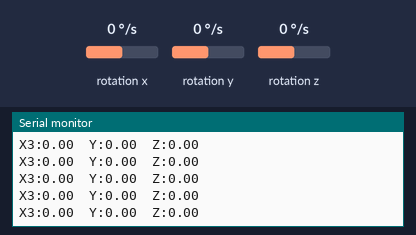
A sketch run on a simulated Arduino Uno, built with avr-gcc and run on an emulated ATmega328P. Shown: the last lines printed to the serial monitor. Wiring (inferred from the names in the program): ITG-3200 gyroscope at I2C address 0x69. Inputs (shaded band) come from the test bench; at power-on: rotation x 0 °/s, rotation y 0 °/s, rotation z 0 °/s.

Above: at 10.1 s.
10.2 s: rotation x set to -192 °/s
At 10.9 s:
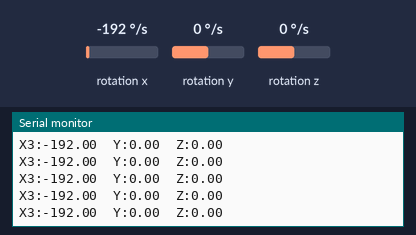
13.2 s: rotation y set to 10 °/s
At 14.0 s:
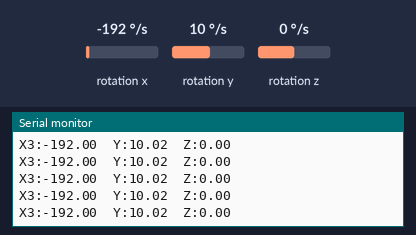
16.2 s: rotation z set to 100 °/s
At 16.9 s:
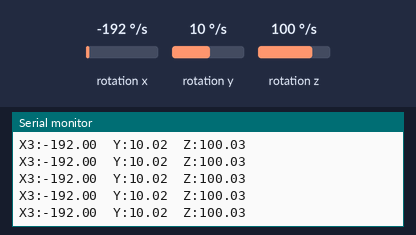
19.2 s: rotation x set to 10 °/s
At 20.1 s:
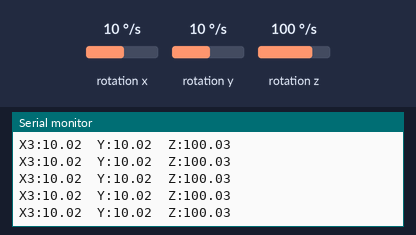
Timing chart, 0 to 22.2 s (numbered marks = the images above; inputs shaded):
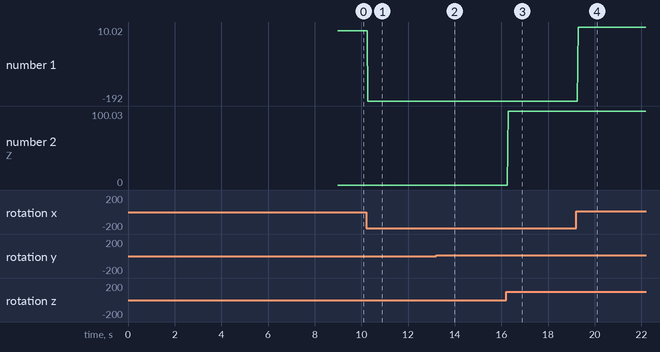

The sketch:

ITG3200_test.ino
```cpp
// (licence header left out)
#include <Wire.h>
#include "ITG3200.h"

ITG3200 gyro = ITG3200();
float  x,y,z;
int ix, iy, iz;

void setup(void) {
  Serial.begin(9600);
  Wire.begin();      // if experiencing gyro problems/crashes while reading XYZ values
                     // please read class constructor comments for further info.
  delay(1000);
  // Use ITG3200_ADDR_AD0_HIGH or ITG3200_ADDR_AD0_LOW as the ITG3200 address
  // depending on how AD0 is connected on your breakout board, check its schematics for details
  gyro.init(ITG3200_ADDR_AD0_HIGH);

  Serial.print("zeroCalibrating...");
  gyro.zeroCalibrate(2500, 2);
  Serial.println("done.");
}

void loop(void) {
    while (gyro.isRawDataReady()) {
    /*
    // Reads uncalibrated raw values from the sensor
    gyro.readGyroRaw(&ix,&iy,&iz);
    Serial.print("X1:");
    Serial.print(ix);
    Serial.print("  Y:");
    Serial.print(iy);
    Serial.print("  Z:");
    Serial.println(iz);
    */

    /*
    // Reads calibrated raw values from the sensor
    gyro.readGyroRawCal(&ix,&iy,&iz);
    Serial.print("X2:");
    Serial.print(ix);
    Serial.print("  Y:");
    Serial.print(iy);
    Serial.print("  Z:");
    Serial.println(iz);
    */

    // Reads calibrated values in deg/sec
    gyro.readGyro(&x,&y,&z);
    Serial.print("X3:");
    Serial.print(x);
    Serial.print("  Y:");
    Serial.print(y);
    Serial.print("  Z:");
    Serial.println(z);
  }
}
```

ITG3200.cpp
```cpp
// (licence header left out)
/****************************************************************************
* Tested on Arduino Mega with ITG-3200 Breakout                             *
* SCL     -> pin 21     (no pull up resistors)                              *
* SDA     -> pin 20     (no pull up resistors)                              *
* CLK & GND -> pin GND                                                      *
* INT       -> not connected  (but can be used)                             *
* VIO & VDD -> pin 3.3V                                                     *
*****************************************************************************/
#include "ITG3200.h"
#include <Wire.h>

ITG3200::ITG3200() {
  setOffsets(0,0,0);
  setScaleFactor(1.0, 1.0, 1.0, false);  // true to change readGyro output to radians
  //Wire.begin();       //Normally this code is called from setup() at user code
                        //but some people reported that joining I2C bus earlier
                        //apparently solved problems with master/slave conditions.
                        //Uncomment if needed.
}

void ITG3200::init(unsigned int  address) {
  // Uncomment or change your default ITG3200 initialization

  // fast sample rate - divisor = 0 filter = 0 clocksrc = 0, 1, 2, or 3  (raw values)
  init(address, NOSRDIVIDER, RANGE2000, BW256_SR8, PLL_XGYRO_REF, true, true);

  // slow sample rate - divisor = 0  filter = 1,2,3,4,5, or 6  clocksrc = 0, 1, 2, or 3  (raw values)
  //init(NOSRDIVIDER, RANGE2000, BW010_SR1, INTERNALOSC, true, true);

  // fast sample rate 32Khz external clock - divisor = 0  filter = 0  clocksrc = 4  (raw values)
  //init(NOSRDIVIDER, RANGE2000, BW256_SR8, PLL_EXTERNAL32, true, true);

  // slow sample rate 32Khz external clock - divisor = 0  filter = 1,2,3,4,5, or 6  clocksrc = 4  (raw values)
  //init(NOSRDIVIDER, RANGE2000, BW010_SR1, PLL_EXTERNAL32, true, true);
}

void ITG3200::init(unsigned int address, byte _SRateDiv, byte _Range, byte _filterBW, byte _ClockSrc, bool _ITGReady, bool _INTRawDataReady) {
  _dev_address = address;
  setSampleRateDiv(_SRateDiv);
  setFSRange(_Range);
  setFilterBW(_filterBW);
  setClockSource(_ClockSrc);
  setITGReady(_ITGReady);
  setRawDataReady(_INTRawDataReady);
  delay(GYROSTART_UP_DELAY);  // startup
}

byte ITG3200::getDevAddr() {
  /*readmem(WHO_AM_I, 1, &_buff[0]);
  return _buff[0];  */
  return _dev_address;
}

void ITG3200::setDevAddr(unsigned int  _addr) {
  writemem(WHO_AM_I, _addr);
  _dev_address = _addr;
}

byte ITG3200::getSampleRateDiv() {
  readmem(SMPLRT_DIV, 1, &_buff[0]);
  return _buff[0];
}

void ITG3200::setSampleRateDiv(byte _SampleRate) {
  writemem(SMPLRT_DIV, _SampleRate);
}

byte ITG3200::getFSRange() {
  readmem(DLPF_FS, 1, &_buff[0]);
  return ((_buff[0] & DLPFFS_FS_SEL) >> 3);
}

void ITG3200::setFSRange(byte _Range) {
  readmem(DLPF_FS, 1, &_buff[0]);
  writemem(DLPF_FS, ((_buff[0] & ~DLPFFS_FS_SEL) | (_Range << 3)) );
}

byte ITG3200::getFilterBW() {
  readmem(DLPF_FS, 1, &_buff[0]);
  return (_buff[0] & DLPFFS_DLPF_CFG);
}

void ITG3200::setFilterBW(byte _BW) {
  readmem(DLPF_FS, 1, &_buff[0]);
  writemem(DLPF_FS, ((_buff[0] & ~DLPFFS_DLPF_CFG) | _BW));
}

bool ITG3200::isINTActiveOnLow() {
  readmem(INT_CFG, 1, &_buff[0]);
  return ((_buff[0] & INTCFG_ACTL) >> 7);
}

void ITG3200::setINTLogiclvl(bool _State) {
  readmem(INT_CFG, 1, &_buff[0]);
  writemem(INT_CFG, ((_buff[0] & ~INTCFG_ACTL) | (_State << 7)));
}

bool ITG3200::isINTOpenDrain() {
  readmem(INT_CFG, 1, &_buff[0]);
  return ((_buff[0] & INTCFG_OPEN) >> 6);
}

void ITG3200::setINTDriveType(bool _State) {
  readmem(INT_CFG, 1, &_buff[0]);
  writemem(INT_CFG, ((_buff[0] & ~INTCFG_OPEN) | _State << 6));
}

bool ITG3200::isLatchUntilCleared() {
  readmem(INT_CFG, 1, &_buff[0]);
  return ((_buff[0] & INTCFG_LATCH_INT_EN) >> 5);
}

void ITG3200::setLatchMode(bool _State) {
  readmem(INT_CFG, 1, &_buff[0]);
  writemem(INT_CFG, ((_buff[0] & ~INTCFG_LATCH_INT_EN) | _State << 5));
}

bool ITG3200::isAnyRegClrMode() {
  readmem(INT_CFG, 1, &_buff[0]);
  return ((_buff[0] & INTCFG_INT_ANYRD_2CLEAR) >> 4);
}

void ITG3200::setLatchClearMode(bool _State) {
  readmem(INT_CFG, 1, &_buff[0]);
  writemem(INT_CFG, ((_buff[0] & ~INTCFG_INT_ANYRD_2CLEAR) | _State << 4));
}

bool ITG3200::isITGReadyOn() {
  readmem(INT_CFG, 1, &_buff[0]);
  return ((_buff[0] & INTCFG_ITG_RDY_EN) >> 2);
}

void ITG3200::setITGReady(bool _State) {
  readmem(INT_CFG, 1, &_buff[0]);
  writemem(INT_CFG, ((_buff[0] & ~INTCFG_ITG_RDY_EN) | _State << 2));
}

bool ITG3200::isRawDataReadyOn() {
  readmem(INT_CFG, 1, &_buff[0]);
  return (_buff[0] & INTCFG_RAW_RDY_EN);
}

void ITG3200::setRawDataReady(bool _State) {
  readmem(INT_CFG, 1, &_buff[0]);
  writemem(INT_CFG, ((_buff[0] & ~INTCFG_RAW_RDY_EN) | _State));
}

bool ITG3200::isITGReady() {
  readmem(INT_STATUS, 1, &_buff[0]);
  return ((_buff[0] & INTSTATUS_ITG_RDY) >> 2);
}

bool ITG3200::isRawDataReady() {
  readmem(INT_STATUS, 1, &_buff[0]);
  return (_buff[0] & INTSTATUS_RAW_DATA_RDY);
}

void ITG3200::readTemp(float *_Temp) {
  readmem(TEMP_OUT,2,_buff);
  *_Temp = 35 + ((_buff[0] << 8 | _buff[1]) + 13200) / 280.0;    // F=C*9/5+32
}

void ITG3200::readGyroRaw( int *_GyroX, int *_GyroY, int *_GyroZ){
  readmem(GYRO_XOUT, 6, _buff);
  *_GyroX = _buff[0] << 8 | _buff[1];
  *_GyroY = _buff[2] << 8 | _buff[3];
  *_GyroZ = _buff[4] << 8 | _buff[5];
}

void ITG3200::readGyroRaw( int *_GyroXYZ){
  readGyroRaw(_GyroXYZ, _GyroXYZ+1, _GyroXYZ+2);
}

void ITG3200::setScaleFactor(float _Xcoeff, float _Ycoeff, float _Zcoeff, bool _Radians) {
  scalefactor[0] = 14.375 * _Xcoeff;
  scalefactor[1] = 14.375 * _Ycoeff;
  scalefactor[2] = 14.375 * _Zcoeff;

  if (_Radians){
    scalefactor[0] /= 0.0174532925;//0.0174532925 = PI/180
    scalefactor[1] /= 0.0174532925;
    scalefactor[2] /= 0.0174532925;
  }
}

void ITG3200::setOffsets(int _Xoffset, int _Yoffset, int _Zoffset) {
  offsets[0] = _Xoffset;
  offsets[1] = _Yoffset;
  offsets[2] = _Zoffset;
}

void ITG3200::zeroCalibrate(unsigned int totSamples, unsigned int sampleDelayMS) {
  float tmpOffsets[] = {0,0,0};
  int xyz[3];

  for (int i = 0;i < totSamples;i++){
    delay(sampleDelayMS);
    readGyroRaw(xyz);
    tmpOffsets[0] += xyz[0];
    tmpOffsets[1] += xyz[1];
    tmpOffsets[2] += xyz[2];
  }
  setOffsets(-tmpOffsets[0] / totSamples + 0.5, -tmpOffsets[1] / totSamples + 0.5, -tmpOffsets[2] / totSamples + 0.5);
}

void ITG3200::readGyroRawCal(int *_GyroX, int *_GyroY, int *_GyroZ) {
  readGyroRaw(_GyroX, _GyroY, _GyroZ);
  *_GyroX += offsets[0];
  *_GyroY += offsets[1];
  *_GyroZ += offsets[2];
}

void ITG3200::readGyroRawCal(int *_GyroXYZ) {
  readGyroRawCal(_GyroXYZ, _GyroXYZ+1, _GyroXYZ+2);
}

void ITG3200::readGyro(float *_GyroX, float *_GyroY, float *_GyroZ){
  int x, y, z;
  readGyroRawCal(&x, &y, &z); // x,y,z will contain calibrated integer values from the sensor
  *_GyroX =  x / scalefactor[0];
  *_GyroY =  y / scalefactor[1];
  *_GyroZ =  z / scalefactor[2];
}

void ITG3200::readGyro(float *_GyroXYZ){
  readGyro(_GyroXYZ, _GyroXYZ+1, _GyroXYZ+2);
}

void ITG3200::reset() {
  writemem(PWR_MGM, PWRMGM_HRESET);
  delay(GYROSTART_UP_DELAY); //gyro startup
}

bool ITG3200::isLowPower() {
  readmem(PWR_MGM, 1, &_buff[0]);
  return (_buff[0] & PWRMGM_SLEEP) >> 6;
}

void ITG3200::setPowerMode(bool _State) {
  readmem(PWR_MGM, 1, &_buff[0]);
  writemem(PWR_MGM, ((_buff[0] & ~PWRMGM_SLEEP) | _State << 6));
}

bool ITG3200::isXgyroStandby() {
  readmem(PWR_MGM, 1, &_buff[0]);
  return (_buff[0] & PWRMGM_STBY_XG) >> 5;
}

bool ITG3200::isYgyroStandby() {
  readmem(PWR_MGM, 1, &_buff[0]);
  return (_buff[0] & PWRMGM_STBY_YG) >> 4;
}

bool ITG3200::isZgyroStandby() {
  readmem(PWR_MGM, 1, &_buff[0]);
  return (_buff[0] & PWRMGM_STBY_ZG) >> 3;
}

void ITG3200::setXgyroStandby(bool _Status) {
  readmem(PWR_MGM, 1, &_buff[0]);
  writemem(PWR_MGM, ((_buff[0] & PWRMGM_STBY_XG) | _Status << 5));
}

void ITG3200::setYgyroStandby(bool _Status) {
  readmem(PWR_MGM, 1, &_buff[0]);
  writemem(PWR_MGM, ((_buff[0] & PWRMGM_STBY_YG) | _Status << 4));
}

void ITG3200::setZgyroStandby(bool _Status) {
  readmem(PWR_MGM, 1, &_buff[0]);
  writemem(PWR_MGM, ((_buff[0] & PWRMGM_STBY_ZG) | _Status << 3));
}

byte ITG3200::getClockSource() {
  readmem(PWR_MGM, 1, &_buff[0]);
  return (_buff[0] & PWRMGM_CLK_SEL);
}

void ITG3200::setClockSource(byte _CLKsource) {
  readmem(PWR_MGM, 1, &_buff[0]);
  writemem(PWR_MGM, ((_buff[0] & ~PWRMGM_CLK_SEL) | _CLKsource));
}

void ITG3200::writemem(uint8_t _addr, uint8_t _val) {
  Wire.beginTransmission(_dev_address);   // start transmission to device
  Wire.send(_addr); // send register address
  Wire.send(_val); // send value to write
  Wire.endTransmission(); // end transmission
}

void ITG3200::readmem(uint8_t _addr, uint8_t _nbytes, uint8_t __buff[]) {
  Wire.beginTransmission(_dev_address); // start transmission to device
  Wire.send(_addr); // sends register address to read from
  Wire.endTransmission(); // end transmission

  Wire.beginTransmission(_dev_address); // start transmission to device
  Wire.requestFrom(_dev_address, _nbytes);// send data n-bytes read
  uint8_t i = 0;
  while (Wire.available()) {
    __buff[i] = Wire.receive(); // receive DATA
    i++;
  }
  Wire.endTransmission(); // end transmission
}
```

ITG3200.h
```cpp
// (licence header left out)
/****************************************************************************
* Tested on Arduino Mega with ITG-3200 Breakout                             *
* SCL     -> pin 21     (no pull up resistors)                              *
* SDA     -> pin 20     (no pull up resistors)                              *
* CLK & GND -> pin GND                                                      *
* INT       -> not connected  (but can be used)                             *
* VIO & VDD -> pin 3.3V                                                     *
*****************************************************************************/
#ifndef ITG3200_h
#define ITG3200_h

#include "WProgram.h"

#define ITG3200_ADDR_AD0_HIGH  0x69   //AD0=1 0x69 I2C address when AD0 is connected to HIGH (VCC) - default for sparkfun breakout
#define ITG3200_ADDR_AD0_LOW   0x68   //AD0=0 0x68 I2C address when AD0 is connected to LOW (GND)
// "The LSB bit of the 7 bit address is determined by the logic level on pin 9.
// This allows two ITG-3200 devices to be connected to the same I2C bus.
// One device should have pin9 (or bit0) LOW and the other should be HIGH." source: ITG3200 datasheet
// Note that pin9 (AD0 - I2C Slave Address LSB) may not be available on some breakout boards so check
// the schematics of your breakout board for the correct address to use.

#define GYROSTART_UP_DELAY  70    // 50ms from gyro startup + 20ms register r/w startup

/* ---- Registers ---- */
#define WHO_AM_I           0x00  // RW   SETUP: I2C address
#define SMPLRT_DIV         0x15  // RW   SETUP: Sample Rate Divider
#define DLPF_FS            0x16  // RW   SETUP: Digital Low Pass Filter/ Full Scale range
#define INT_CFG            0x17  // RW   Interrupt: Configuration
#define INT_STATUS         0x1A  // R	Interrupt: Status
#define TEMP_OUT           0x1B  // R	SENSOR: Temperature 2bytes
#define GYRO_XOUT          0x1D  // R	SENSOR: Gyro X 2bytes
#define GYRO_YOUT          0x1F  // R	SENSOR: Gyro Y 2bytes
#define GYRO_ZOUT          0x21  // R	SENSOR: Gyro Z 2bytes
#define PWR_MGM            0x3E  // RW	Power Management

/* ---- bit maps ---- */
#define DLPFFS_FS_SEL             0x18  // 00011000
#define DLPFFS_DLPF_CFG           0x07  // 00000111
#define INTCFG_ACTL               0x80  // 10000000
#define INTCFG_OPEN               0x40  // 01000000
#define INTCFG_LATCH_INT_EN       0x20  // 00100000
#define INTCFG_INT_ANYRD_2CLEAR   0x10  // 00010000
#define INTCFG_ITG_RDY_EN         0x04  // 00000100
#define INTCFG_RAW_RDY_EN         0x01  // 00000001
#define INTSTATUS_ITG_RDY         0x04  // 00000100
#define INTSTATUS_RAW_DATA_RDY    0x01  // 00000001
#define PWRMGM_HRESET             0x80  // 10000000
#define PWRMGM_SLEEP              0x40  // 01000000
#define PWRMGM_STBY_XG            0x20  // 00100000
#define PWRMGM_STBY_YG            0x10  // 00010000
#define PWRMGM_STBY_ZG            0x08  // 00001000
#define PWRMGM_CLK_SEL            0x07  // 00000111

/************************************/
/*    REGISTERS PARAMETERS    */
/************************************/
// Sample Rate Divider
#define NOSRDIVIDER         0 // default    FsampleHz=SampleRateHz/(divider+1)
// Gyro Full Scale Range
#define RANGE2000           3   // default
// Digital Low Pass Filter BandWidth and SampleRate
#define BW256_SR8           0   // default    256Khz BW and 8Khz SR
#define BW188_SR1           1
#define BW098_SR1           2
#define BW042_SR1           3
#define BW020_SR1           4
#define BW010_SR1           5
#define BW005_SR1           6
// Interrupt Active logic lvl
#define ACTIVE_ONHIGH       0 // default
#define ACTIVE_ONLOW        1
// Interrupt drive type
#define PUSH_PULL           0 // default
#define OPEN_DRAIN          1
// Interrupt Latch mode
#define PULSE_50US          0 // default
#define UNTIL_INT_CLEARED   1
// Interrupt Latch clear method
#define READ_STATUSREG      0 // default
#define READ_ANYREG         1
// Power management
#define NORMAL              0 // default
#define STANDBY             1
// Clock Source - user parameters
#define INTERNALOSC         0   // default
#define PLL_XGYRO_REF       1
#define PLL_YGYRO_REF       2
#define PLL_ZGYRO_REF       3
#define PLL_EXTERNAL32      4   // 32.768 kHz
#define PLL_EXTERNAL19      5   // 19.2 Mhz

class ITG3200 {

public:
  float scalefactor[3];    // Scale Factor for gain and polarity
  int offsets[3];

  ITG3200();

  // Gyro initialization
  void init(unsigned int address);
  void init(unsigned int address, byte _SRateDiv, byte _Range, byte _filterBW, byte _ClockSrc, bool _ITGReady, bool _INTRawDataReady);

  // Who Am I
  byte getDevAddr();
  void setDevAddr(unsigned int _addr);
  // Sample Rate Divider
  byte getSampleRateDiv();
  void setSampleRateDiv(byte _SampleRate);
  // Digital Low Pass Filter BandWidth and SampleRate
  byte getFSRange();
  void setFSRange(byte _Range); // RANGE2000
  byte getFilterBW();
  void setFilterBW(byte _BW); // see register parameters above
  // Interrupt Configuration
  bool isINTActiveOnLow();
  void setINTLogiclvl(bool _State); //ACTIVE_ONHIGH, ACTIVE_ONLOW
  // Interrupt drive type
  bool isINTOpenDrain();
  void setINTDriveType(bool _State); //OPEN_DRAIN, PUSH_PULL
  // Interrupt Latch mode
  bool isLatchUntilCleared();
  void setLatchMode(bool _State); //UNTIL_INT_CLEARED, PULSE_50US
  // Interrupt Latch clear method
  bool isAnyRegClrMode();
  void setLatchClearMode(bool _State); //READ_ANYREG, READ_STATUSREG
  // INT pin triggers
  bool isITGReadyOn();
  void setITGReady(bool _State);
  bool isRawDataReadyOn();
  void setRawDataReady(bool _State);
  // Trigger Status
  bool isITGReady();
  bool isRawDataReady();
  // Gyro Sensors
  void readTemp(float *_Temp);
  void readGyroRaw( int *_GyroX, int *_GyroY, int *_GyroZ); // uncalibrated raw values
  void readGyroRaw( int *_GyroXYZ); // uncalibrated raw values
  void setScaleFactor(float _Xcoeff, float _Ycoeff, float _Zcoeff, bool _Radians);  // negative ciefficient = Reversed
  void setOffsets(int _Xoffset, int _Yoffset, int _Zoffset);
  void zeroCalibrate(unsigned int totSamples, unsigned int sampleDelayMS);	// assuming gyroscope is stationary (updates XYZ offsets)
  void readGyroRawCal(int *_GyroX, int *_GyroY, int *_GyroZ); // raw value with offset
  void readGyroRawCal(int *_GyroXYZ); // raw value with offset
  void readGyro(float *_GyroX, float *_GyroY, float *_GyroZ); // deg/sec calibrated & ScaleFactor
  void readGyro(float *_GyroXYZ); // deg/sec calibrated & ScaleFactor
  // Power management
  void reset(); // after reset all registers have default values
  bool isLowPower();
  void setPowerMode(bool _State); // NORMAL, STANDBY
  bool isXgyroStandby();
  bool isYgyroStandby();
  bool isZgyroStandby();
  void setXgyroStandby(bool _Status); // NORMAL, STANDBY
  void setYgyroStandby(bool _Status);
  void setZgyroStandby(bool _Status);
  byte getClockSource();
  void setClockSource(byte _CLKsource); // see register parameters above

  void writemem(uint8_t _addr, uint8_t _val);
  void readmem(uint8_t _addr, uint8_t _nbytes, uint8_t __buff[]);

private:

  uint8_t _dev_address;
  uint8_t _buff[6];
};
#endif
```

Measured:
- after the input at 10.2 s, the serial monitor: prints a new line after 0.07 s (image 1)
- after the input at 13.2 s, the serial monitor: prints a new line after 0.07 s (image 2)
- after the input at 16.2 s, the serial monitor: prints a new line after 0.09 s (image 3)
- after the input at 19.2 s, the serial monitor: prints a new line after 0.09 s (image 4)
- plotted number 1: 0 → -192 after the input at 10.2 s
- plotted number 2: 0 → 100.03 after the input at 16.2 s, 100.03 → 10 after the input at 19.2 s
